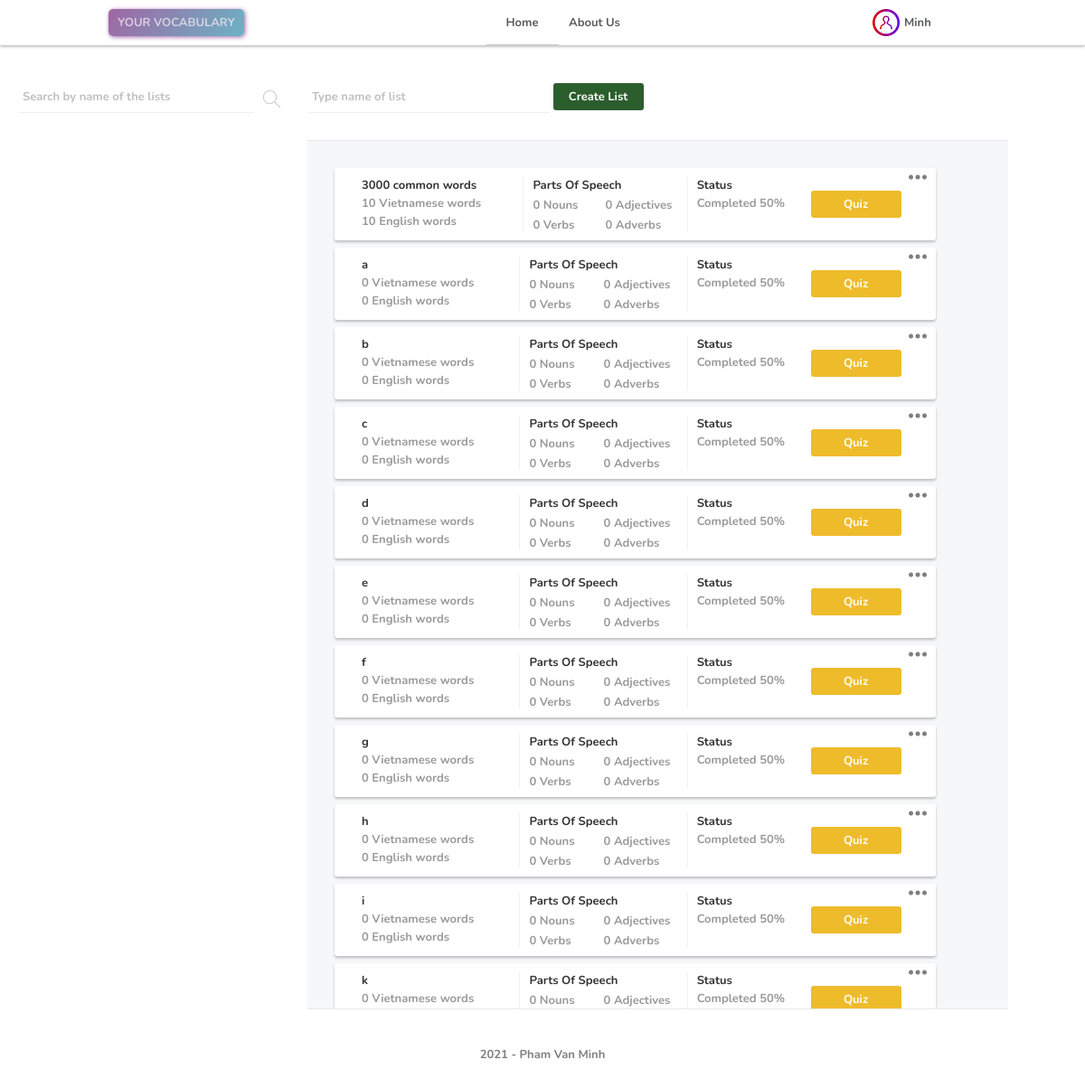
The app's page / (signed in) with its own data.
### model/user.py (models this page shows, shortened)
class User(UserMixin, db.Model):
    __tablename__ = "user"
    user_id = db.Column(db.Integer, primary_key=True)
    username = db.Column(db.String(200), unique=True, nullable=False)
    password = db.Column(db.String(200), unique=True, nullable=False)
    user_type = db.Column(db.Integer)
    inserted_time = db.Column(db.String(50), nullable=False)

### model/list.py (models this page shows, shortened)
class List(db.Model):
    __tablename__ = "list"
    list_id = db.Column(db.Integer, primary_key=True)
    list_name = db.Column(db.String(200), nullable=False)
    description = db.Column(db.String(1000))
    inserted_time = db.Column(db.String(100), nullable=False)
    list_type = db.Column(db.Integer)
    user_id = db.Column(db.Integer, db.ForeignKey("user.user_id"))
    words = db.relationship("Word", backref="list", lazy=True)

### app.py (the view)
@app.route("/", methods=["GET"])
def home_page():
    try:
        user_id = current_user.user_id if current_user.is_authenticated else None
        lists = ListAction.get_all_lists_and_words_quantity(user_id=user_id)
        return render_template("home.html", page="home_page", lists=lists)
    except Exception as ex:
        logging.exception(ex)
        flash("Failed to load the page", ERROR_FLASH_MESSAGE_TYPE)
        return render_template("home.html", page="home_page", lists=[])

### action/list.py (called while the page is built)
    @staticmethod
    def get_lists(user_id, return_type=DICTIONARY_TYPE) -> list:
        if not user_id:
            all_lists = List.query.filter_by(list_type=PUBLIC_LIST_TYPE).all()
        elif UserAction.get_user_type(user_id=user_id) == ADMIN_USER_TYPE:
            all_lists = List.query.all()
        else:
            all_lists = List.query.filter_by(list_type=PUBLIC_LIST_TYPE).all()
            all_lists.extend(List.query.filter_by(user_id=user_id).all())
        if return_type == DICTIONARY_TYPE:
            all_lists = ListSchema().dump(all_lists, many=True)
        return all_lists

    @staticmethod
    def get_all_lists_and_words_quantity(user_id) -> list:
        all_lists = ListAction.get_lists(user_id=user_id)
        all_lists_with_words_quanity = []
        for list_info in all_lists:
            words = Word.query.filter_by(list_id=list_info["list_id"]).all()
            vietnamese_words_quantity = len(
                [i for i in words if i.language_type == VIETNAMESE_LANGUAGE_TYPE]
            )
            list_info.update(
                {
                    "num_viets": vietnamese_words_quantity,
                    "num_engs": len(words) - vietnamese_words_quantity,
                }
            )
            all_lists_with_words_quanity.append(list_info)
        return all_lists_with_words_quanity

### action/user.py (called while the page is built)
    @staticmethod
    def get_user_type(user_id):
        user_obj = User.query.filter_by(user_id=user_id).first()
        if not user_obj:
            raise NotExistException(
                "The user (user_id={}) does not exist".format(user_id)
            )
        return user_obj.user_type

### model/user.py (called while the page is built)
@login_manager.user_loader
def load_user(user_id):
    return User.query.filter_by(user_id=user_id).first()

### templates/home.html (shortened to what this page needs)
{% extends 'base.html' %}
{% block head %}
  <link rel="stylesheet" href="{{ url_for('static', filename='css/home.css') }}">
  <link rel="stylesheet" href="{{ url_for('static', filename='css/card.css') }}">
{% endblock %}
{% block content %}
    <div class="list-and-sidebar-container">
        <div class="sidebar-menu">
            <div class="search-container">
                <input
                    id="list-of-word-lists"
                    placeholder="Search by name of the lists"
                    list="list-of-lists"
                    name="list-of-word-lists"
                    class="input-checkbox"
                    autocomplete="off"
                >
                <button class="search-btn">
                    <img src="/static/public/search.svg">
                </button>
            </div>
        </div>
        <div id="lists-container">
            <div id="general-actions-container">
                <div>
                    <input
                        id="name-of-list-input"
                        placeholder="Type name of list"
                    >
                    <button class="create-a-list-btn save-btn-style">Create List</button>
                </div>
            </div>
            <div class="lists-cards-container">
                {% for list in lists %}
                    <div class="card-of-list" list-id="{{ list.list_id }}" list-name="{{ list.list_name }}">
                        <div class="card-content">
                            <div id="list-basic-info-container">
                                <div class="name-of-list text-overflow-dot">{{ list.list_name }}</div>
                                <div class="property-of-list">
                                    <div>
                                        {{ list.num_viets }} Vietnamese words
                                    </div>
                                    <div>
                                        {{ list.num_engs }} English words
                                    </div>
                                </div>
                            </div>
                            <div id="parts-of-speech-container">
                                <div class="name-of-list text-overflow-dot">Parts Of Speech</div>
                                <div class="property-of-list">
                                    <div>
                                        <div>0 Nouns</div>
                                        <div>0 Adjectives</div>
                                    </div>
                                    <div>
                                        <div>0 Verbs</div>
                                        <div>0 Adverbs</div>
                                    </div>
                                </div>
                            </div>
                            <div id="severity-container">
                                <div class="name-of-list text-overflow-dot">Status</div>
                                <div class="property-of-list">
                                    <div>
                                        Completed 50%
                                    </div>
                                </div>
                            </div>
                        </div>
                        <div class="card-footer">
                            <a class="quiz-list-btn" href="/lesson/{{ list.list_id }}">Quiz</a>
                        </div>
                        <div class="dropdown">
                            <button class="list-more-action-dropbtn"><img src="/static/public/more.png" ></button>
                        </div>
                    </div>
                {% endfor %}
            </div>
        </div>
    </div>
{% endblock %}

### templates/base.html (shortened to what this page needs)
<!DOCTYPE html>
<html lang="en">
<head>
    <link rel="stylesheet" href="{{ url_for('static', filename='css/base.css') }}">
    <link rel="stylesheet" href="{{ url_for('static', filename='css/dialog.css') }}">
    <link rel="stylesheet" href="{{ url_for('static', filename='css/menu.css') }}">
    <link rel="stylesheet" href="{{ url_for('static', filename='css/message.css') }}">
    {% block head %}{% endblock %}
</head>
<body>
    <div class="menu">
        <div class="logo-container">
            <div class="logo">YOUR VOCABULARY</div>
        </div>
        {% if page == "home_page" %}
            <a class="current-page" href="{{ url_for('home_page') }}">Home</a>
        {% else %}
            <a href="{{ url_for('home_page') }}">Home</a>
        {% endif %}
        {% if page == "about_us_page" %}
            <a class="current-page" href="#">About Us</a>
        {% else %}
            <a href="#">About Us</a>
        {% endif %}
        <div class="user-action">
            {% if current_user.is_authenticated %}
                {% if page == "profile_page" %}
                    <a class="img-account-link current-page" href="{{ url_for('profile_page') }}">
                        <img class="img-account" src="/static/public/account.png">
                    </a>
                {% else %}
                    <a class="img-account-link" href="{{ url_for('profile_page') }}">
                        <img class="img-account" src="/static/public/account.png">
                    </a>
                {% endif %}
                <div class="dropdown">
                    <a class="account-dropbtn">{{ current_user.username }}</a>
                </div>
            {% else %}
                <a class="register-action" data-modal="register-dialog">Register</a>
                <a class="login-action">Login</a>
            {% endif %}
        </div>
    </div>
    <div class="content">
        {% block content %}{% endblock %}
    </div>
    <footer>
        2021 - Pham Van Minh
    </footer>
</body>
</html>

### static/css/base.css (style rules this page uses)
:root { --element-header-size: 100px; --main-color: #124040; --dark-main-color: #0c2828; --rgba-dark-main-color-25: rgba(26,64,64,0.25); --rgba-dark-main-color-50: rgba(26,64,64,0.5); --error-color: #EB6057; --success-color: #59B987; --font-size-small: 13px; --color-black: rgba(35, 37, 36, 0.75); --color-white-purple: rgba(241, 234, 241, 0.75); --border-color: rgba(114, 111, 111, 0.1); --scale-proportion: scale(1.02); --scale-time: .2s; --btn-background-purple: linear-gradient(125deg, rgb(218, 198, 219) 0%, rgb(201, 219, 223) 100%); --font-family-montserrat: 'Montserrat', sans-serif; --font-family-monospace: 'Source Code Pro', monospace; --font-family: 'Nunito', sans-serif; --font-weight: 700; --color-black-general: rgba(0, 0, 0, 0.5); }
body { min-width: 600px; margin: 0; font-family: var(--font-family); font-size: var(--font-size-small); font-weight: var(--font-weight); color: var(--color-black-general); }
.logo { width: var(--element-header-size); height: var(--element-header-size); }
.content { min-height: 600px; }
footer { font-size: var(--font-size-small); height: 100px; text-align: center; line-height: 100px; color:rgba(0, 0, 0, 0.5); }
button { height: 30px; width: 100px; background: rgba(65, 106, 219, 0.9); border: none; border-radius: 3px; color: white; font-size: var(--font-size-small); font-weight: var(--font-weight); font-family: var(--font-family); }
input { color: var(--color-black-general); height: 30px; border-radius: 2px 0 0 2px; border: none; border-bottom: 1px solid var(--border-color); padding: 2px 5px; font-size: var(--font-size-small); font-family: var(--font-family); font-weight: var(--font-weight); }
::placeholder { color:rgba(0, 0, 0, 0.25); }
.text-overflow-dot { white-space: nowrap; overflow: hidden; text-overflow: ellipsis }
a { text-decoration: none; }
.save-btn-style { background: rgb(43,94,44); }

### static/css/menu.css (style rules this page uses)
.menu { height: 50px; line-height: 50px; width: 100%; min-width: 600px; border-radius: 2px; display: flex; color: rgba(35, 37, 36, 0.75); font-size: var(--font-size-small); position: fixed; background-color: white; z-index: 10; box-shadow: rgba(0, 0, 0, 0.24) 0px 2px 3px; }
.menu a { color: inherit; display: block; width: 80px; text-align: center; text-decoration: none; }
.menu div.user-action { display: flex; flex-grow: 2; justify-content: flex-end; padding-right: 10%; }
.menu .logo-container { display: flex; flex-grow: 2; padding-left: 10%; }
.menu .logo { width: 150px; margin: 10px 0; height: 30px; line-height: 30px; text-align: center; color: var(--color-white-purple); border-radius: 5px; background: linear-gradient(125deg, rgba(160,102,164,1) 0%, rgba(107,179,196,1) 100%); box-shadow: 1px 1px 5px rgba(160,102,164,1); }
.menu .current-page { border-bottom: 1px solid var(--rgba-dark-main-color-25); }
.img-account { height: 30px; width: 30px; margin: 10px 0; }
.menu .img-account-link { width: 30px; }
.dropdown a { text-align: left; text-transform:capitalize; padding-left: 5px; }

### static/css/home.css (style rules this page uses)
.search-container { height: 40px; width: 100%; display: flex; margin-bottom: 20px; }
.search-container input { width: 90%; height: 30px; border-radius: 2px 0 0 2px; border: none; border-bottom: 1px solid var(--border-color); padding: 2px 5px; font-size: var(--font-size-small); }
.search-btn { height: 40px; width: 40px; border-radius: 0 2px 2px 0; background: white; padding: 10px; opacity: 0.25; }
.list-and-sidebar-container { display: flex; }
.sidebar-menu { width: 25%; min-width: 300px; padding: 90px 20px; }
#name-of-list-input { width: 30%; }
#lists-container { width: 100%; }
#general-actions-container { padding-top: 90px; }
.lists-cards-container { width: 75%; flex-wrap: wrap; margin-top: 30px; padding: 30px; padding-right: 100px; min-height: 900px; max-height: 900px; background: rgb(246,247,248); overflow: auto; border-top: 1px solid var(--border-color); border-bottom: 1px solid var(--border-color); }

### records on screen
User: username "Minh"
List: list_name "3000 common words", num_viets "10", num_engs "10"
List: list_name "a", num_viets "0", num_engs "0"
List: list_name "b", num_viets "0", num_engs "0"
List: list_name "c", num_viets "0", num_engs "0"
List: list_name "d", num_viets "0", num_engs "0"
List: list_name "e", num_viets "0", num_engs "0"
List: list_name "f", num_viets "0", num_engs "0"
List: list_name "g", num_viets "0", num_engs "0"
List: list_name "h", num_viets "0", num_engs "0"
List: list_name "i", num_viets "0", num_engs "0"
List: list_name "k", num_viets "0"
